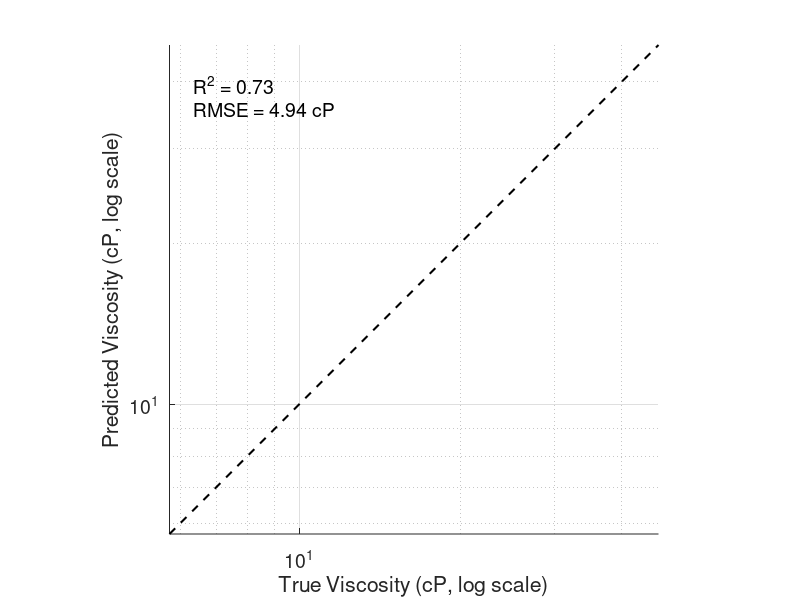
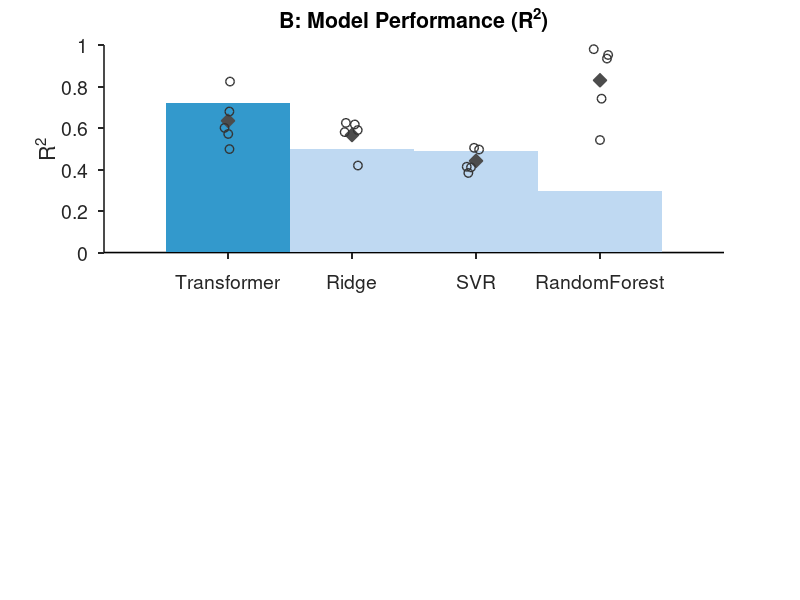

These figures' MATLAB source, in order: (Note: this script raises an error after producing the figures.)
% viscosity_analysis.m — Enhanced visualization for transformer-based antibody viscosity model

load('viscosity_results.mat');


%% 1. True vs. Predicted Viscosity Parity Plot
% Scatter plot on log-log axes with R² and RMSE annotations, outlier highlighted, and identity line labeled.
figure;
scatter(y_test, y_pred, 60, 'MarkerFaceColor', [0.863, 0.078, 0.235], ...  % crimson markers
        'MarkerEdgeColor', 'none', 'MarkerFaceAlpha', 0.5);
hold on;
% Determine range for axes (include outliers)
minVal = min([y_test(:); y_pred(:)]);
maxVal = max([y_test(:); y_pred(:)]);
% Set log scale and axis limits
set(gca, 'XScale', 'log', 'YScale', 'log');
rangeVal = maxVal - minVal;
minLim = max(0, minVal - 0.05*rangeVal);     % do not go below 0
maxLim = maxVal + 0.05*rangeVal;
plot([minLim, maxLim], [minLim, maxLim], 'k--', 'LineWidth', 1.5);
xlim([minLim, maxLim]); ylim([minLim, maxLim]);
% Plot the diagonal identity line (Perfect Prediction reference)
%plot([minVal, maxVal], [minVal, maxVal], 'k--', 'LineWidth', 1.5);
% Compute R² and RMSE for annotations
R_squared = (corr(y_test, y_pred)).^2;
RMSE_val = sqrt(mean((y_test - y_pred).^2));
annotation_text = sprintf('R^2 = %.2f\nRMSE = %.2f cP', R_squared, RMSE_val);
% Annotate R² and RMSE in top-left area of plot
text(0.7*10^(log10(minVal) + 0.1*(log10(maxVal/minVal))), ...       % 10% from left (log scale)
     10^(log10(minVal) + 0.9*(log10(maxVal/minVal))), ...       % 90% from bottom (log scale)
     annotation_text, 'FontSize', 14, 'Color', 'k');
% Highlight the outlier point with a red star and label it
%[~, outlier_idx] = max(abs(y_true - y_pred));                   % index of largest residual (outlier)
%scatter(y_true(outlier_idx), y_pred(outlier_idx), 100, 'p', 'MarkerFaceColor', 'red', 'MarkerEdgeColor', 'k');
%text(y_true(outlier_idx) * 0.15, y_pred(outlier_idx) * 1.2, 'Outlier', ... 
%     'FontSize', 14, 'FontWeight', 'bold', 'HorizontalAlignment', 'right', 'VerticalAlignment', 'bottom');
% Annotate the identity line
%midVal = sqrt(minVal * maxVal);
%text(midVal, midVal * 1.1, 'Perfect Prediction', 'FontSize', 14, 'FontAngle', 'italic', ...
%     'HorizontalAlignment', 'left', 'VerticalAlignment', 'bottom');
hold off;
% Formatting: make axes square, add grid and labels
axis equal; axis square;
grid on;
xlabel('True Viscosity (cP, log scale)', 'FontSize', 16);
ylabel('Predicted Viscosity (cP, log scale)', 'FontSize', 16);
%title('True vs. Predicted Viscosity', 'FontSize', 18);
set(gca, 'FontSize', 14);  % tick label font size
% Save figure at high resolution
print(gcf, 'ParityPlot.png', '-dpng', '-r300');

%% ————— Panel 2B: CV fold metrics & Test‐set metrics for R², RMSE, MAE —————
%% Panel 2: Model Performance Metrics (Transformer Highlighted)

data = load('viscosity_results_cv.mat');

% CV metrics explicitly loaded
cv_r2   = [data.cv_r2_transformer(:), data.cv_r2_ridge(:), data.cv_r2_svr(:), data.cv_r2_rf(:)];
cv_rmse = [data.cv_rmse_transformer(:), data.cv_rmse_ridge(:), data.cv_rmse_svr(:), data.cv_rmse_rf(:)];
cv_mae  = [data.cv_mae_transformer(:), data.cv_mae_ridge(:), data.cv_mae_svr(:), data.cv_mae_rf(:)];

% Test-set metrics
test_r2   = data.test_r2_all(:)';
test_rmse = data.test_rmse_all(:)';
test_mae  = data.test_mae_all(:)';

models = {'Transformer','Ridge','SVR','RandomForest'};

% Bar colors: first Transformer highlighted, rest pastel shades
barColors = [
    0.2 0.6 0.8;    % Transformer (stronger blue)
    0.75 0.85 0.95; % Ridge (soft pastel blue)
    0.75 0.85 0.95; % SVR
    0.75 0.85 0.95  % RF
];

diamondColor = [0.3 0.3 0.3]; % CV mean diamonds soft grey
circleEdgeColor = [0.2 0.2 0.2]; % CV folds circles subtle black edge

figure('Units','normalized','Position',[0.05 0.1 0.9 0.7]);

%% Panel B: R² (larger panel)
subplot(2,2,[1,2]); hold on;
for i = 1:4
    bar(i, test_r2(i), 'FaceColor',barColors(i,:),'BarWidth',0.5,'EdgeColor','none');
end
scatter(1:4,mean(cv_r2),100,'d','MarkerEdgeColor',diamondColor,'MarkerFaceColor',diamondColor);
for i = 1:4
    scatter(repmat(i,1,5)+(rand(1,5)-0.5)*0.15, cv_r2(:,i), 40,'o',...
        'MarkerEdgeColor',circleEdgeColor,'MarkerFaceColor','none','LineWidth',1);
end
ylim([0 1]); ylabel('R^2','FontSize',16); xticks(1:4); xticklabels(models);
title('B: Model Performance (R^2)','FontSize',18,'FontWeight','bold');
set(gca,'FontSize',14,'FontName','Helvetica','LineWidth',1.2,'TickDir','out','Box','off');
%legend({'Test-set','CV mean','CV folds'},'Location','best','FontSize',12,'Box','off');
% grab the three graphic handles in plotting order
hBars = findobj(gca,'Type','Bar');
hMean = findobj(gca,'Type','Scatter','Marker','d');
hFold = findobj(gca,'Type','Scatter','Marker','o');

% bars come back in reverse order, so pick the last one for “Test-set”
legend([hBars(end), hMean(1), hFold(end)], ...
       {'Test set','CV mean','CV folds'}, ...
       'Location','best','FontSize',12,'Box','off');
%% Panel C: RMSE (smaller)
subplot(2,2,3); hold on;
for i = 1:4
    bar(i, test_rmse(i), 'FaceColor',barColors(i,:),'BarWidth',0.5,'EdgeColor','none');
end
scatter(1:4,mean(cv_rmse),100,'d','MarkerEdgeColor',diamondColor,'MarkerFaceColor',diamondColor);
for i = 1:4
    scatter(repmat(i,1,5)+(rand(1,5)-0.5)*0.15, cv_rmse(:,i), 40,'o',...
        'MarkerEdgeColor',circleEdgeColor,'MarkerFaceColor','none','LineWidth',1);
end
ylabel('RMSE','FontSize',16); xticks(1:4); xticklabels(models); xtickangle(45);
title('C: RMSE','FontSize',18,'FontWeight','bold');
set(gca,'FontSize',14,'FontName','Helvetica','LineWidth',1.2,'TickDir','out','Box','off');
%legend({'Test-set','CV mean','CV folds'},'Location','best','FontSize',10,'Box','off');

%% Panel D: MAE (smaller)
subplot(2,2,4); hold on;
for i = 1:4
    bar(i, test_mae(i), 'FaceColor',barColors(i,:),'BarWidth',0.5,'EdgeColor','none');
end
scatter(1:4,mean(cv_mae),100,'d','MarkerEdgeColor',diamondColor,'MarkerFaceColor',diamondColor);
for i = 1:4
    scatter(repmat(i,1,5)+(rand(1,5)-0.5)*0.15, cv_mae(:,i), 40,'o',...
        'MarkerEdgeColor',circleEdgeColor,'MarkerFaceColor','none','LineWidth',1);
end
ylabel('MAE','FontSize',16); xticks(1:4); xticklabels(models); xtickangle(45);
title('D: MAE','FontSize',18,'FontWeight','bold');
set(gca,'FontSize',14,'FontName','Helvetica','LineWidth',1.2,'TickDir','out','Box','off');
%legend({'Test-set','CV mean','CV folds'},'Location','best','FontSize',10,'Box','off');

% Overall title
sgtitle('Model Comparison Metrics (Test-set vs CV)', 'FontSize', 20, 'FontWeight', 'bold');

% Save figures clearly and professionally
print(gcf,'Fig2B_ModelMetrics_TransformerHighlighted.png','-dpng','-r300');
print(gcf,'Fig2B_ModelMetrics_TransformerHighlighted.svg','-dsvg');


%% Vertical Feature Importance – Separate Brackets per Comparison

% 1. Data
meanVals    = [0.6979, 0.2891, 0.1220, 0.0501];
stdVals     = [0.1555, 0.1045, 0.0523, 0.0438];
labels      = {'DLS kD','SE-UHPLC Plates','AC-SINS $\lambda_{\max}$','SE-UHPLC FWHM'};
rawBySample = [
    0.9042, 0.3103, 0.1088, 0.0232;
    0.7073, 0.1328, 0.1303, 0.0502;
    0.5423, 0.2819, 0.1482, 0.0072;
    0.5063, 0.2615, 0.0322, 0.0371;
    0.8297, 0.4590, 0.1903, 0.1329
];
pvals       = [0.0055, 0.0011, 0.0008, 0.0232, 0.0049, 0.0383];
pairs       = [1 2; 1 3; 1 4; 2 3; 2 4; 3 4];

% 2. Sort by descending |mean|
[~, I] = sort(abs(meanVals),'descend');
y      = meanVals(I);
yerr   = stdVals(I);
cats   = labels(I);
raw    = rawBySample';   % 4×5
raw    = raw(I,:);

% 3. Plot setup
figure('Color','w','Position',[100 100 700 500]);
hold on;

% 4. Bars & colors
cmap = parula(numel(y));
[~,cIdx] = sort(y,'ascend');
hb = bar(1:numel(y), y, ...
    'FaceColor','flat','EdgeColor','none','BarWidth',0.6);
for i = 1:numel(y)
    hb.CData(i,:) = cmap(cIdx(i),:);
end

% 5. Error bars
he = errorbar(1:numel(y), y, yerr, 'k','LineStyle','none','LineWidth',1.5);
he.CapSize = 12;

% 6. Raw sample scatter with jitter
jitter = 0.08;
for i = 1:size(raw,1)
    xj = i + (rand(1,5)-0.5)*jitter;
    scatter(xj, raw(i,:), 36, ...
        'MarkerEdgeColor','k','MarkerFaceColor','none','LineWidth',0.8);
end

% 7. Axes styling
set(gca, ...
    'XTick',1:numel(y), ...
    'XTickLabel',cats, ...
    'TickLabelInterpreter','latex', ...
    'TickDir','out', ...
    'Box','off', ...
    'LineWidth',1, ...
    'FontSize',12);
ylabel('Importance Score','FontSize',14);
title('Feature Importance with Uncertainty & Samples','FontSize',16,'FontWeight','normal');

% 8. Compute separate bracket heights
offset = 0.04 * max(y + yerr);
% group comparisons by first feature index
comps = cell(1,numel(y));
for k = 1:size(pairs,1)
    f = pairs(k,1);
    comps{f}(end+1) = k;
end
bracketY = nan(size(pairs,1),1);
for f = 1:numel(comps)
    for j = 1:numel(comps{f})
        idx = comps{f}(j);
        % baseline = top of error bar of feature f
        base = y(f) + yerr(f);
        % height = baseline + j * offset
        bracketY(idx) = base + j*offset;
    end
end

% 9. Draw brackets & p-text
for k = 1:size(pairs,1)
    i = pairs(k,1);
    j = pairs(k,2);
    yb = bracketY(k);
    % bracket line
    plot([i, i, j, j], ...
         [yb-0.01*max(y+yerr), yb, yb, yb-0.01*max(y+yerr)], ...
         'k','LineWidth',1);
    % text
    txt = sprintf('\\it p\\,=\\,%.3f', pvals(k));
    text((i+j)/2, yb + 0.01*max(y+yerr), txt, ...
         'Interpreter','latex', ...
         'HorizontalAlignment','center', ...
         'FontSize',12);
end

hold off;

% 10. Save
print(gcf,'FeatureImportance_SeparateBrackets.png','-dpng','-r300');


%% 7. Stratified Model Performance by Viscosity Range
% Evaluate model performance in low, mid, high viscosity bins with error bars.
figure;
% Define viscosity strata (low, mid, high ranges)
thr_low = 15;   % threshold for low vs mid (cP)
thr_high = 30;  % threshold for mid vs high (cP)
idx_low = find(y_test <= thr_low);
idx_mid = find(y_test > thr_low & y_test <= thr_high);
idx_high = find(y_test > thr_high);
% Calculate mean true and predicted viscosity for each bin
true_means = [mean(y_test(idx_low)); mean(y_test(idx_mid)); mean(y_test(idx_high))];
pred_means = [mean(y_pred(idx_low)); mean(y_pred(idx_mid)); mean(y_pred(idx_high))];
% Calculate RMSE within each bin for error bars (model error in each range)
rmse_low = sqrt(mean((y_pred(idx_low) - y_test(idx_low)).^2));
rmse_mid = sqrt(mean((y_pred(idx_mid) - y_test(idx_mid)).^2));
rmse_high = sqrt(mean((y_pred(idx_high) - y_test(idx_high)).^2));
rmse_bins = [rmse_low; rmse_mid; rmse_high];
% Plot mean predicted vs mean true with error bars (vertical error = RMSE)
hold on;
% Identity line (perfect predictions)
plot([0, 50], [0, 50], 'k--', 'LineWidth', 1.5);
errorbar(true_means, pred_means, rmse_bins, 'o', 'MarkerSize', 8, 'MarkerEdgeColor', 'k', ...
         'MarkerFaceColor', [0, 0.447, 0.741], 'LineWidth', 1.5, 'CapSize', 10, 'LineStyle', 'none');
hold off;
% Annotate each point with category label
labels = {'Low', 'Mid', 'High'};
for i = 1:3
    if ~isempty(labels{i}) && ~isnan(true_means(i))
        if i < 3
            % Low and Mid: label above the point
            text(true_means(i) + 5, pred_means(i) + 5, labels{i}, 'FontSize', 14, ...
                 'HorizontalAlignment', 'left', 'VerticalAlignment', 'bottom');
        else
            % High: label below the point (to avoid error bar top)
            text(true_means(i) + 5, pred_means(i) - 5, labels{i}, 'FontSize', 14, ...
                 'HorizontalAlignment', 'left', 'VerticalAlignment', 'top');
        end
    end
end
grid on;
axis([0 50 0 50]); axis square;
xlabel('True Viscosity (cP)', 'FontSize', 16);
ylabel('Predicted Viscosity (cP)', 'FontSize', 16);
title('Model Performance by Viscosity Range', 'FontSize', 18);
set(gca, 'FontSize', 14);
% Save figure at high resolution
print(gcf, 'StratifiedPerformance.png', '-dpng', '-r300');

%% 7. Stratified Model Performance by Viscosity Range 
%% Improved Stratified Model Performance Visualization 

% Load bootstrap RMSE samples
bootstrap_samples = load('viscosity_bootstrap_metrics.mat');
labels = {'Low', 'Mid', 'High'};
mat_labels = {'rmse_low', 'rmse_mid', 'rmse_high'};

% Define viscosity bins
thr_low = 15; thr_high = 30;
bins = {
    y_test <= thr_low,
    y_test > thr_low & y_test <= thr_high,
    y_test > thr_high
};

% Calculate mean true and predicted viscosities
true_means = cellfun(@(idx) mean(y_test(idx)), bins);
pred_means = cellfun(@(idx) mean(y_pred(idx)), bins);

% RMSE from bootstrap samples
rmse_mean = zeros(3,1);
for i = 1:3
    rmse_mean(i) = mean(bootstrap_samples.all_rmse_samples.(mat_labels{i}));
end

% Initialize figure
figure; hold on; grid on;

% Identity line (perfect prediction)
plot([0, 50], [0, 50], 'k--', 'LineWidth', 1.5);

% Plot mean points with error bars (RMSE)
errorbar(true_means, pred_means, rmse_mean, 'o', 'MarkerSize', 12,...
    'MarkerFaceColor', [0.2 0.7 0.9], 'MarkerEdgeColor', 'k',...
    'LineWidth', 2, 'Color', [0 0.45 0.74], 'CapSize', 15, 'LineStyle', 'none');

% Plot bootstrap RMSE samples vertically around mean predicted points
rng(0); % reproducibility
for i = 1:3
    samples = bootstrap_samples.all_rmse_samples.(mat_labels{i});
    jitter = (rand(size(samples))-0.5)*0.1; % reduced horizontal jitter
    scatter(true_means(i)+jitter, pred_means(i)+samples, 10, 'k', 'filled', 'MarkerFaceAlpha', 0.05);
    scatter(true_means(i)+jitter, pred_means(i)-samples, 10, 'k', 'filled', 'MarkerFaceAlpha', 0.05);
end

% Annotations clearly positioned to the right of each point
offset = 5; % slightly increased from 4
for i = 1:3
    text(true_means(i) + offset, pred_means(i), labels{i}, 'FontSize', 14, 'FontWeight', 'bold',...
        'HorizontalAlignment', 'left', 'VerticalAlignment', 'middle');
end

% Axes formatting for professional aesthetics
axis square;
xlim([0 50]); ylim([0 50]);
set(gca, 'FontSize', 14, 'LineWidth', 1.5, 'TickDir','out', 'Box','off');
xlabel('True Viscosity (cP)', 'FontSize', 16, 'FontWeight', 'bold');
ylabel('Predicted Viscosity (cP)', 'FontSize', 16, 'FontWeight', 'bold');
title('Stratified Model Performance by Viscosity Range',...
    'FontSize', 18, 'FontWeight', 'bold');

% Save high-quality figure
print(gcf, 'Improved_StratifiedPerformance.png', '-dpng', '-r300');

%% 8A. Robustness analysis 
%% Robustness Analysis – Learning Curve + Horizontal Bars with Simplified Stars

%--- Subplot 1: Learning Curve ---
training_sizes = [21, 28, 35, 42, 49, 56, 63, 70];
r2_scores      = [0.22, 0.48, 0.61, 0.66, 0.65, 0.66, 0.68, 0.73];

figure('Position',[100,100,1200,500]);
subplot(1,2,1);
plot(training_sizes, r2_scores, '-o', ...
     'LineWidth',2, 'MarkerSize',8, 'Color',[0,0.447,0.741]);
xlabel('Training Set Size (% of Total Dataset)', 'FontSize',12, 'FontWeight','bold');
ylabel('Test R^2',                        'FontSize',12, 'FontWeight','bold');
title('Learning Curve',                 'FontSize',14, 'FontWeight','bold');
grid on; axis square;
ylim([min(r2_scores)-0.05, max(r2_scores)+0.05]);

%--- Subplot 2: Feature Removal Impact ---
% raw five-fold R² (5 folds × 4 scenarios)
r2_raw = [
    0.7176, 0.4644, 0.5717, 0.1875;   % Full, Top2, HT assays, No kD
    0.7225, 0.3275, 0.4733, 0.1591;
    0.7283, 0.5313, 0.5245, 0.1269;
    0.7146, 0.5030, 0.4861, 0.1956;
    0.7082, 0.4502, 0.4371, 0.1714
];
labels = {'Full','Top2 (kD,Plates)','HT assays','No kD'};
means  = mean(r2_raw);
stds   = std(r2_raw);
nSc    = numel(means);

% compute all pairwise p-values
pairs = [1 2; 1 3; 1 4];
p_full = nan(1,3);
for k = 1:3
    [~,p_full(k)] = ttest(r2_raw(:,1), r2_raw(:,k+1));
end

subplot(1,2,2);
hold on;

% 1) horizontal bars
ypos = 1:nSc;
colors = lines(nSc);
hBar = barh(ypos, means, 0.6, 'FaceColor','flat','EdgeColor','none');
for i = 1:nSc
    hBar.CData(i,:) = colors(i,:);
end

% 2) errorbars
hErr = errorbar(means, ypos, stds, stds, 'horizontal', ...
    'LineStyle','none','Color','k','LineWidth',1.5);
hErr.CapSize = 12;

% 3) individual‐fold dots
jitter = 0.15;
for i = 1:nSc
    yj = ypos(i) + (rand(size(r2_raw,1),1)-0.5)*jitter;
    scatter(r2_raw(:,i), yj, 36, ...
        'MarkerEdgeColor','k','MarkerFaceColor','none','LineWidth',0.8);
end

% 4) axes formatting
set(gca, ...
    'YTick',ypos, ...
    'YTickLabel',labels, ...
    'YDir','reverse', ...    % keep "Full" at top
    'TickDir','out', ...
    'Box','off', ...
    'FontSize',12);
xlabel('Test R^2','FontSize',12,'FontWeight','bold');
title('Feature Removal Impact','FontSize',14,'FontWeight','bold');
xlim([0, max(means+stds)*1.2]);

% 5) place stars above each ablated bar (positions 2–4)
for k = 1:3
    idx = k+1;
    p   = p_full(k);
    if      p < 0.001, star = '***';
    elseif  p < 0.01,  star = '**';
    elseif  p < 0.05,  star = '*';
    else    star = 'ns';
    end
    x_star = means(idx);
    y_star = ypos(idx) - 0.3;   % small upward shift in data coords
    text(x_star, y_star, star, ...
         'HorizontalAlignment','center', ...
         'FontSize',14, 'FontWeight','bold');
end

hold off;

% 6) Super-title & save
sgtitle('Robustness Analysis of Model Performance','FontSize',16,'FontWeight','bold');
print(gcf, 'combined_robustness_analysis.png', '-dpng', '-r300');

